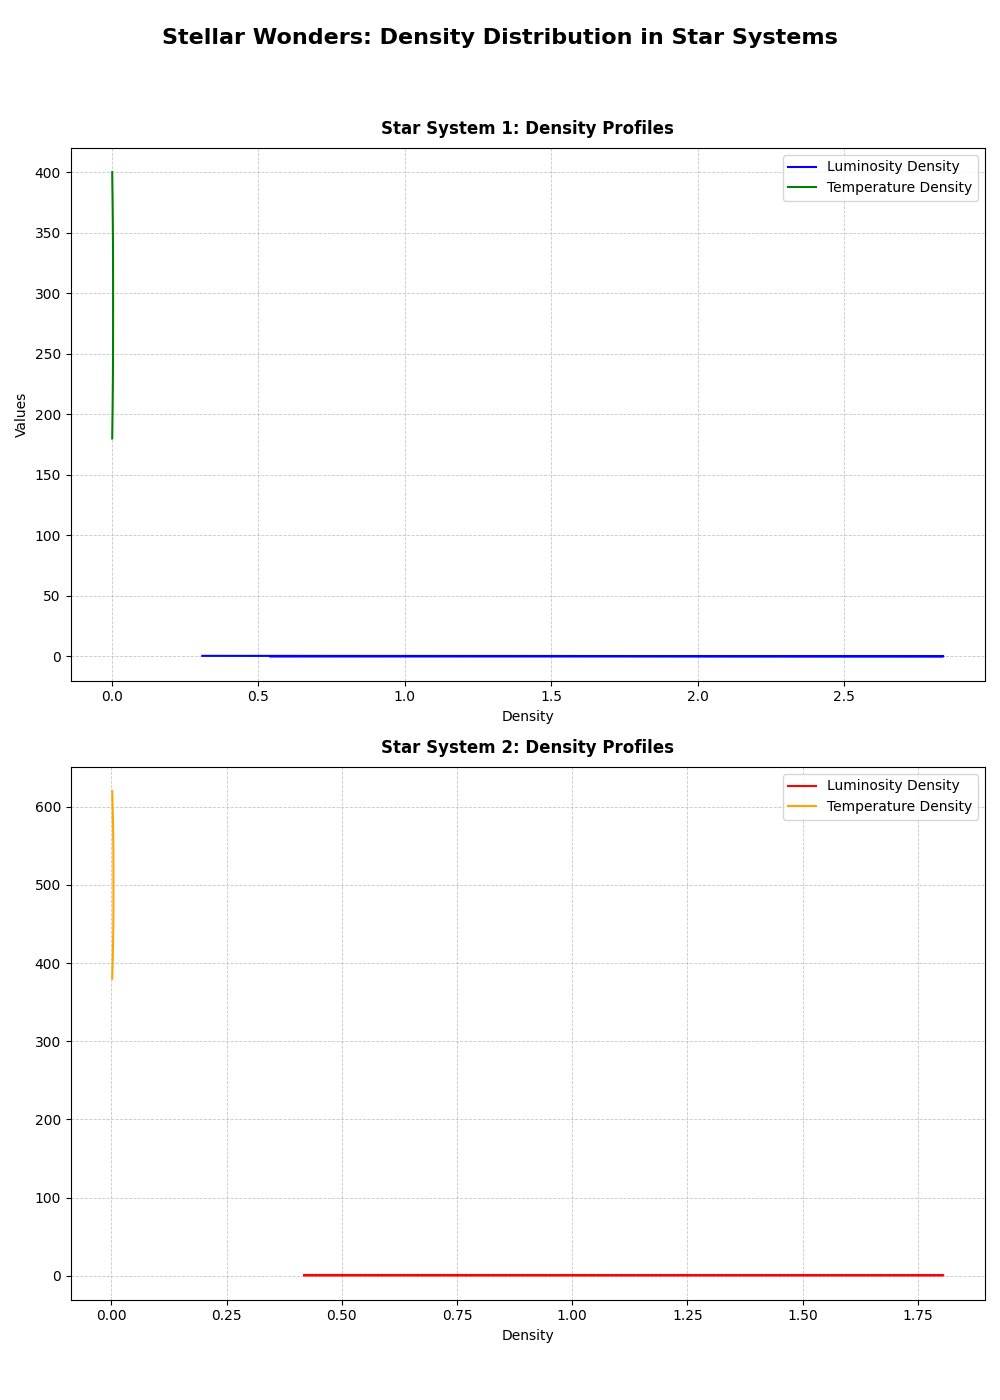

This figure's Python source:
import numpy as np
import matplotlib.pyplot as plt
from scipy.stats import gaussian_kde

# Data
luminosity_star_system1 = np.array([0.01, 0.03, 0.05, 0.07, 0.1, 0.15, 0.2, 0.25, 0.3, 0.35])
temperature_star_system1 = np.array([200, 220, 240, 260, 280, 300, 320, 340, 360, 380])

luminosity_star_system2 = np.array([0.5, 0.55, 0.6, 0.65, 0.7, 0.75, 0.8, 0.85, 0.9, 0.95, 1.0])
temperature_star_system2 = np.array([400, 420, 440, 460, 480, 500, 520, 540, 560, 580, 600])

# Density estimates using Gaussian KDE
kde_luminosity_star_system1 = gaussian_kde(luminosity_star_system1)
kde_temperature_star_system1 = gaussian_kde(temperature_star_system1)
kde_luminosity_star_system2 = gaussian_kde(luminosity_star_system2)
kde_temperature_star_system2 = gaussian_kde(temperature_star_system2)

# Create grid over which to evaluate the KDE
luminosity_grid1 = np.linspace(min(luminosity_star_system1) - 0.1, max(luminosity_star_system1) + 0.1, 100)
temperature_grid1 = np.linspace(min(temperature_star_system1) - 20, max(temperature_star_system1) + 20, 100)
density_luminosity1 = kde_luminosity_star_system1(luminosity_grid1)
density_temperature1 = kde_temperature_star_system1(temperature_grid1)

luminosity_grid2 = np.linspace(min(luminosity_star_system2) - 0.1, max(luminosity_star_system2) + 0.1, 100)
temperature_grid2 = np.linspace(min(temperature_star_system2) - 20, max(temperature_star_system2) + 20, 100)
density_luminosity2 = kde_luminosity_star_system2(luminosity_grid2)
density_temperature2 = kde_temperature_star_system2(temperature_grid2)

# Create plot
fig, ax = plt.subplots(2, 1, figsize=(10, 14), sharex=False)

# Plot for Star System 1
ax[0].plot(density_luminosity1, luminosity_grid1, label='Luminosity Density', color='blue')
ax[0].plot(density_temperature1, temperature_grid1, label='Temperature Density', color='green')
ax[0].set_title("Star System 1: Density Profiles", fontsize=12, fontweight='bold', pad=10)
ax[0].set_xlabel("Density", fontsize=10)
ax[0].set_ylabel("Values", fontsize=10)
ax[0].legend()
ax[0].grid(True, linestyle='--', linewidth=0.6, alpha=0.7)

# Plot for Star System 2
ax[1].plot(density_luminosity2, luminosity_grid2, label='Luminosity Density', color='red')
ax[1].plot(density_temperature2, temperature_grid2, label='Temperature Density', color='orange')
ax[1].set_title("Star System 2: Density Profiles", fontsize=12, fontweight='bold', pad=10)
ax[1].set_xlabel("Density", fontsize=10)
ax[1].legend()
ax[1].grid(True, linestyle='--', linewidth=0.6, alpha=0.7)

# Main title
fig.suptitle("Stellar Wonders: Density Distribution in Star Systems", fontsize=16, fontweight='bold')

plt.tight_layout(rect=[0, 0.03, 1, 0.95])
plt.show()
